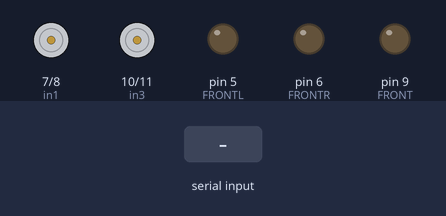
The sketch below on a simulated Arduino Uno, built with avr-gcc and run on an emulated ATmega328P. Parts: motor-driver pin pairs drawn as motors (green arrow = first pin HIGH = forward, orange = second pin HIGH = backward, longer = more drive), output pins drawn as LEDs (lit = HIGH). The inputs (shaded band) are chosen by the test bench.

Above: at 1.2 s.
1.3 s: "F" received over Serial
At 2.1 s:
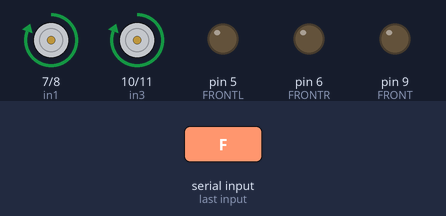
2.8 s: "B" received over Serial
At 3.3 s:
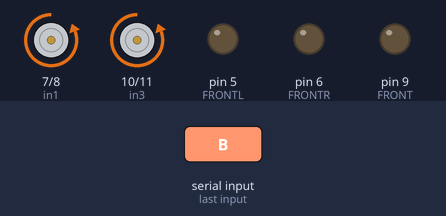
4.3 s: "L" received over Serial
At 5.5 s:
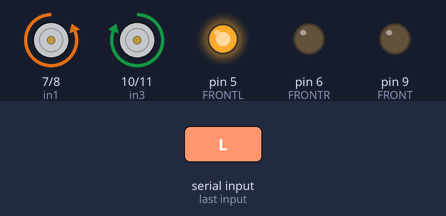
5.8 s: byte 50 ('2') received over Serial
At 6.8 s:
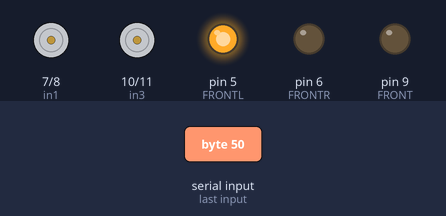
7.3 s: "R" received over Serial
At 7.9 s:
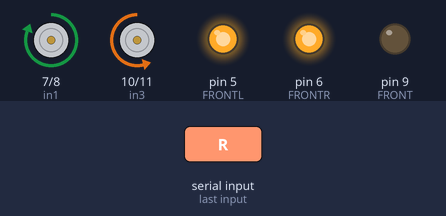
8.8 s: byte 51 ('3') received over Serial
At 10.2 s:
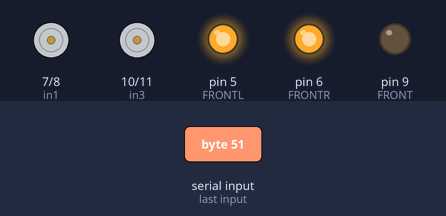
Timing chart, 0 to 11.3 s (numbered marks = the images above; inputs shaded):
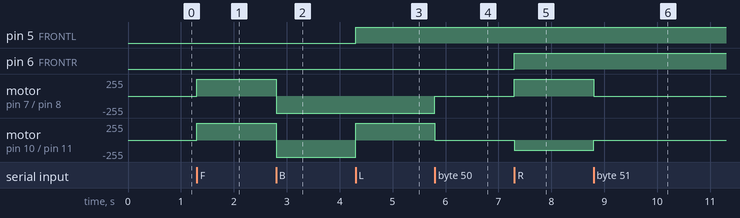

Measured:
- after the input at 1.3 s, motor on pin 7 (in1) / pin 8 (in2), motor on pin 10 (in3) / pin 11 (in4): stopped → forward 255/255 at once
- after the input at 2.8 s, motor on pin 7 (in1) / pin 8 (in2), motor on pin 10 (in3) / pin 11 (in4): forward 255/255 → backward 255/255 at once
- after the input at 4.3 s, pin 5 (FRONTL): LOW → HIGH at once; motor on pin 10 (in3) / pin 11 (in4): backward 255/255 → forward 255/255 at once
- after the input at 5.8 s, motor on pin 7 (in1) / pin 8 (in2): backward 255/255 → stopped at once; motor on pin 10 (in3) / pin 11 (in4): forward 255/255 → stopped at once
- after the input at 7.3 s, pin 6 (FRONTR): LOW → HIGH at once; motor on pin 7 (in1) / pin 8 (in2): stopped → forward 255/255 at once; motor on pin 10 (in3) / pin 11 (in4): stopped → backward 153/255 at once
- after the input at 8.8 s, motor on pin 7 (in1) / pin 8 (in2): forward 255/255 → stopped at once; motor on pin 10 (in3) / pin 11 (in4): backward 153/255 → stopped at once

The sketch:

BlueBot3.0.ino
```cpp
//Version 3.0 By Owen Sobel
//This program is used to control a robot using a app that communicates with Arduino through a bluetooth module.
//Error Code Chart: Code 01; Turnradius is higher than Speed; Code 02; Speed is higher than 255;
#define in1 7 //L298n Motor Driver pins.
#define in2 8
#define in3 10
#define in4 11
#define FRONT 9
#define BACK 3 //OK
#define BUZZ 13 //OK
#define FRONTL 5
#define FRONTR 6
int command; //Int to store app command state.
int Speed = 255; // 0 - 255.
int Speedsec;
int buttonState = 0;
int lastButtonState = 0;
int Turnradius = 0; //Set the radius of a turn, 0 - 255 Note:the robot will malfunction if this is higher than int Speed.
int brakeTime = 45;
int brkonoff = 1; //1 for the electronic braking system, 0 for normal.
void setup() {
  pinMode(in1, OUTPUT);
  pinMode(in2, OUTPUT);
  pinMode(in3, OUTPUT);
  pinMode(in4, OUTPUT);
  pinMode(FRONT, OUTPUT); //Set the FRONT pin.
  pinMode(FRONTL, OUTPUT);
  pinMode(FRONTR, OUTPUT);
  Serial.begin(9600);  //Set the baud rate to your Bluetooth module.
}

void loop() {
  if (Serial.available() > 0) {
    command = Serial.read();
    Stop(); //Initialize with motors stoped.
    switch (command) {
      case 'F':
        forward();
        break;
      case 'B':
        back();
        break;
      case 'L':
        left();
        digitalWrite(FRONTL, HIGH);
        break;
      case 'R':
        right();
        digitalWrite(FRONTR, HIGH);
        break;
      case 'G':
        forwardleft();
        break;
      case 'I':
        forwardright();
        break;
      case 'H':
        backleft();
        break;
      case 'J':
        backright();
        break;
      case '0':
        Speed = 100;
        break;
      case '1':
        Speed = 140;
        break;
      case '2':
        Speed = 153;
        break;
      case '3':
        Speed = 165;
        break;
      case '4':
        Speed = 178;
        break;
      case '5':
        Speed = 191;
        break;
      case '6':
        Speed = 204;
        break;
      case '7':
        Speed = 216;
        break;
      case '8':
        Speed = 229;
        break;
      case '9':
        Speed = 242;
        break;
      case 'q':
        Speed = 255;
        break;
      case 'W':
        digitalWrite(FRONT,HIGH); //HERE
        break;
      case 'w':
        digitalWrite(FRONT,LOW);
        break;
      case 'U':
        digitalWrite(BACK,HIGH);//HERE
        break;
      case 'u':
        digitalWrite(BACK,LOW);
        break;
      case 'V':
        digitalWrite(BUZZ,HIGH);
        break;
      case 'v':
        digitalWrite(BUZZ,LOW);
        break;
    }
    Speedsec = Turnradius;
    if (brkonoff == 1) {
      brakeOn();
    } else {
      brakeOff();
    }
  }
}

void forward() {
  analogWrite(in1, Speed);
  analogWrite(in3, Speed);
}

void back() {
  analogWrite(in2, Speed);
  analogWrite(in4, Speed);
}

void left() {
  analogWrite(in3, Speed);
  analogWrite(in2, Speed);
}

void right() {
  analogWrite(in4, Speed);
  analogWrite(in1, Speed);
}
void forwardleft() {
  analogWrite(in1, Speedsec);
  analogWrite(in3, Speed);
}
void forwardright() {
  analogWrite(in1, Speed);
  analogWrite(in3, Speedsec);
}
void backright() {
  analogWrite(in2, Speed);
  analogWrite(in4, Speedsec);
}
void backleft() {
  analogWrite(in2, Speedsec);
  analogWrite(in4, Speed);
}


void Stop() {
  analogWrite(in1, 0);
  analogWrite(in2, 0);
  analogWrite(in3, 0);
  analogWrite(in4, 0);
}

void brakeOn() {
  //Here's the future use: an electronic braking system!
  // read the pushbutton input pin:
  buttonState = command;
  // compare the buttonState to its previous state
  if (buttonState != lastButtonState) {
    // if the state has changed, increment the counter
    if (lastButtonState == 'F') {
      if (buttonState == 'S') {
        back();
        delay(brakeTime);
        Stop();
      }
    }
    if (lastButtonState == 'B') {
      if (buttonState == 'S') {
        forward();
        delay(brakeTime);
        Stop();
      }
    }
    if (lastButtonState == 'L') {
      if (buttonState == 'S') {
        right();
        delay(brakeTime);
        Stop();
      }
    }
    if (lastButtonState == 'R') {
      if (buttonState == 'S') {
        left();
        delay(brakeTime);
        Stop();
      }
    }
  }
  // save the current state as the last state,
  //for next time through the loop
  lastButtonState = buttonState;
}
void brakeOff() {

}
```
